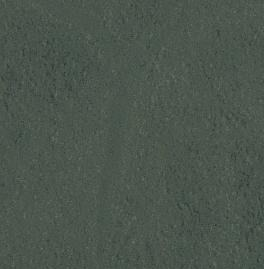
#> input picture ex03 - image processing filters/data/row-1-col-3.jpg, 264 x 269 px
$ jupyter execute --allow-errors ex03_image_processing.ipynb   (older library calls are emulated)
#> lines starting #> are read from the running program, lines starting #| are printed output that depends on the picture
# TCRP Exercício 03
# Processamento de Imagens
### **Aluno: Ramon Gomes Durães de Oliveira - Matrícula: 2019720188**

# Processamento de Imagens

Abaixo está a lista de técnicas de processamento de imagens introduzidas no seminário.

- Histograma:
    - Normalização
    - Equalização
    - Equalização Local
    - Correção Gama
    -
- Filtros de Ruído:
    - Gaussiano
    - Sal e Pimenta (mediana, maximo e minimo)
- Extração de Bordas:
    - Sobel
    - Canny (bordas localizadas e de resposta máxima)
- Local Binary Patterns (extração de informações de textura e contraste locais) + LBP Histogram
- Laplacian decomposition
- Wavelet para imagens
- Hough e detecção de formas
- Operações Morfológicas
- Transformação de Anscombe
- Filtro bilateral
- Software FIJI
- Image registration
- Invariâncias à translação, rotação e escala

Algumas destas técnicas (e outras que não foram apresentadas) foram selecionadas e aplicadas a 10 diferentes imagens do conjunto de dados fornecido. Abaixo estão os resultados.

# Carregando e Selecionando Imagens Interessantes

O código abaixo carrega 10 imagens pré-selecionadas para o trabalho. A razão para a seleção das imagens abaixo está comentada no código ao lado do nome do arquivo.

[cell 1]
from PIL import Image
import matplotlib.pyplot as plt
import numpy as np
import cv2
from skimage import feature

file_names=['./data/row-1-col-3.jpg', ## imagem com baixo contraste, contém apenas árvores.
           './data/row-5-col-1.jpg', ## duas intensidades diferentes de verde para a vegetação
           './data/row-3-col-20.jpg', ## duas áreas desmatadas em meio à área verde
           './data/row-3-col-14.jpg', ## área desmatada e duas diferentes intensidades de verde
           './data/row-3-col-16.jpg', ## imagem com uma nuvem sobre as árvores ( e sua sombra )
           './data/row-8-col-7.jpg', ## rio bem definido correndo entre as árvores
           './data/row-7-col-6.jpg', ## bordas verticais bem definidas
           './data/row-5-col-3.jpg', ## outro exemplo de imagem bem dividida
           './data/row-4-col-4.jpg', ## nascentes do rio em meio às árvores
           './data/row-8-col-3.jpg'] ## imagem quase toda desmatada

f, axarr = plt.subplots(2,5,figsize=(15,8))
image_list = []
#> (the rest of this cell did not finish here and is left out)

# Processamento de Imagens

## 1. Conversão para escala de cinza

Um ponto interessante mostrado no seminário é que a conversão para imagem em escala de cinza utiliza coeficientes que multiplicam cada canal da imagem.

$Y' = 0.2126 * R + 0.7152 * G + 0.0722 * B $

Como esta conversão é o primeiro passo para várias tarefas de processamento de imagem, alterarei os coeficientes abaixo para analisar o resultado.

#> (a cell that did not finish here is left out)

Observando os resultados considerando apenas a intensidade em cada canal de cor (red, green e blue, da esquerda para a direita):

#> (a cell that did not finish here is left out)

Nota-se que os resultados são de fato diferentes, como esperado. Apesar de os coeficientes serem pensados para que a imagem seja mais real para o olho humano, é possível que utilizar valores diferentes para a conversão para escala de cinza facilite a extração de features para uma dada imagem.

## 2. Separação de Canais

[cell 4]
img7 = Image.open('./data/row-7-col-6.jpg')
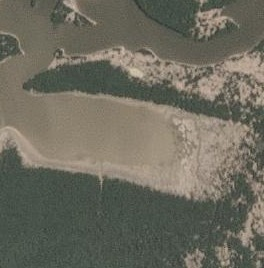
#> input picture ex03 - image processing filters/data/row-7-col-6.jpg, 264 x 268 px
#> img7 is the input picture: PIL image 264x268 RGB; mean R, G, B 109, 106.8, 94.3
img7_array = np.asarray(img7)
red_img7 = img7_array.copy()
red_img7[:,:,1] = 1
red_img7[:,:,2] = 1
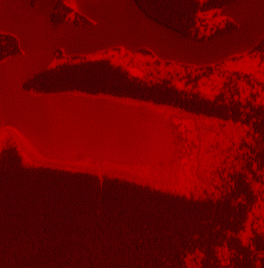
#> red_img7: shape (268, 264, 3); mean R, G, B 109, 1, 1
red_img7_array = Image.fromarray(np.uint8(red_img7))
green_img7 = img7_array.copy()
green_img7[:,:,0] = 1
green_img7[:,:,2] = 1
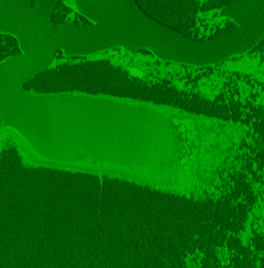
#> green_img7: shape (268, 264, 3); mean R, G, B 1, 106.8, 1
green_img7_array = Image.fromarray(np.uint8(green_img7))
blue_img7 = img7_array.copy()
blue_img7[:,:,0] = 1
blue_img7[:,:,1] = 1
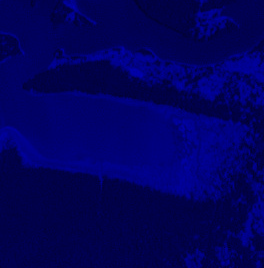
#> blue_img7: shape (268, 264, 3); mean R, G, B 1, 1, 94.3
blue_img7_array = Image.fromarray(np.uint8(blue_img7))

f, axarr = plt.subplots(1,4,figsize=(15,6))
axarr[0].imshow(img7)
axarr[1].imshow(red_img7_array)
axarr[2].imshow(green_img7_array)
axarr[3].imshow(blue_img7_array)

De forma similar, pode ser que ignorar completamente um dos canais de cores leve a resultados melhores. Nas imagens acima, nota-se que os canais vermelho e verde apresentam maior discrepância de cores entre as diferentes regiões (rio, árvores e terra) da imagem.

## 3. Equalização de Histograma

Abaixo é mostrado um exemplo de imagem com pouca variação de contraste entre áreas verdes.

[cell 5]
img2 = cv2.imread('./data/row-5-col-1.jpg', 0)
#> (the rest of this cell did not finish here and is left out)

É possível aumentar este  contraste por meio da equalização de histograma, como feito abaixo:

#> (a cell that did not finish here is left out)

Nota-se que se o objetivo é a separação das duas áreas, a equalização de histograma por si só faz a maior parte do trabalho!

## 4. Extração de Bordas: Canny

Algoritmos de extração de bordas detectam apenas as partes de interesse em uma imagem, reduzindo significativamente q quantidade de dados a ser processada. Neste exemplo, utilizamos o algoritmo de Canny, como apresentado no seminário.

[cell 7]
img6_gs = cv2.imread('./data/row-8-col-7.jpg', cv2.IMREAD_GRAYSCALE)
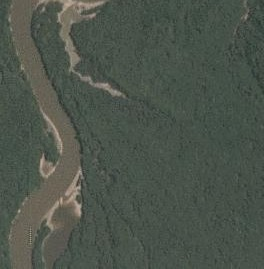
#> input picture ex03 - image processing filters/data/row-8-col-7.jpg, 264 x 269 px
#> img6_gs: shape (269, 264); min 45, max 179, mean 81.5

# Apply canny edge detector algorithm on the image to find edges
edges = cv2.Canny(img6_gs, 60,180)
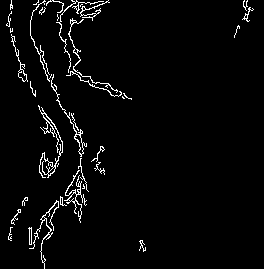
#> edges: shape (269, 264); 3.2% white in thin lines or dots

f, axarr = plt.subplots(1,2,figsize=(15,6))
axarr[0].imshow(img6_gs, cmap='gray', vmin=0, vmax=255)
axarr[1].imshow(edges, cmap='gray', vmin=0, vmax=255)

Nota-se que ele faz um bom trabalho na extração das bordas da imagem acima. Os parâmetros de threshold mínimo e máximo pára histerese podem ser ajustados de forma a melhorar ainda mais os resultados:

[cell 8]
edges2 = cv2.Canny(img6_gs, 1,255)
#> edges2: shape (269, 264); 4.4% white in thin lines or dots
edges3 = cv2.Canny(img6_gs, 10,150)
#> edges3: shape (269, 264); 11% white in thin lines or dots

f, axarr = plt.subplots(1,2,figsize=(15,6))
axarr[0].imshow(edges2, cmap='gray', vmin=0, vmax=255)
axarr[1].imshow(edges3, cmap='gray', vmin=0, vmax=255)

Os thresholds podem ser ajustados para tornar o algoritmo mais ou menos sensitivo às variações de intensidade na imagem de acordo com a aplicação.

## 5. Extração de Bordas: Sobel

#> (a cell that did not finish here is left out)

Uma outra forma de extrair bordas de imagens é utilizando filtros de Sobel. Neste caso, pode-se especificar a direção principal na qual se deseja detectar as bordas. Acima, são exibidos os resultados da aplicação dos filtros de Sobel em uma das imagens fornecidas. Percebe-se que os filtros horizontais, na direção X, são mais evidentes. Em algumas aplicações esta pode ser a direção principal de detecção de bordas.

Em outros casos, como em portões de grades, também pode ser mais eficiente detectar bordas em apenas uma das direções.

## 6. Filtragem de Ruído: Gaussiano

[cell 10]
img1 = cv2.imread('./data/row-1-col-3.jpg')
new_image2 = cv2.GaussianBlur(img1, (3, 3),0)
new_image3 = cv2.GaussianBlur(img1, (15, 15),0)

plt.figure(figsize=(15,6))
plt.subplot(131), plt.imshow(cv2.cvtColor(img1, cv2.COLOR_HSV2RGB)),plt.title('Original')
plt.xticks([]), plt.yticks([])
plt.subplot(132), plt.imshow(cv2.cvtColor(new_image2, cv2.COLOR_HSV2RGB)),plt.title('Gaussian 3x3 Filter')
plt.xticks([]), plt.yticks([])
plt.subplot(133), plt.imshow(cv2.cvtColor(new_image3, cv2.COLOR_HSV2RGB)),plt.title('Gaussian 15x15 Filter')
plt.xticks([]), plt.yticks([])
plt.show()

O efeito do filtro Gaussiano é mostrado nas imagens acima. Estas imagens foram escolhidas para mostrar a importância da aplicação das técnicas corretas de acordo com o efeito desejado. Neste caso, nota-se que a imagem, que antes já continha pouca variação de intensidade, contém ainda menos após a aplicação de um filtro gaussiano.

Em um contexto de separação de bordas, por exemplo, o filtro gaussiano bem utilizado pode suavizar bordas menos importantes, aumentando a robustez da detecção de bordas. Neste caso, entretanto, a aplicação cega de um filtro gaussiano apenas piora a situação.

## 7. Filtragem de Ruído: Sal e Pimenta

Diferente do filtro Gaussiano, o filtro de Mediana calcula substitui o pixel pela intensidade mediana de sua vizinhança. Isso o torna melhor que o filtro Gaussiano em algumas ocasiões, como para filtrar ruído de sal e pimenta. Abaixo está uma aplicação deste filtro em uma das imagens fornecidas.

[cell 11]
img10 = cv2.imread('./data/row-8-col-3.jpg')
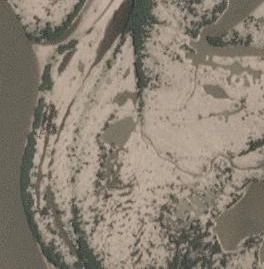
#> input picture ex03 - image processing filters/data/row-8-col-3.jpg, 264 x 269 px
#> img10 is the input picture: shape (269, 264, 3); mean B, G, R 113.9, 127.7, 137.6
img10 = cv2.cvtColor(img10, cv2.COLOR_BGR2HSV)
#> img10: shape (269, 264, 3); mean H, S, V 19.4, 44, 137.9
new_image2 = cv2.medianBlur(img10, 3)
#> new_image2: shape (269, 264, 3); mean H, S, V 19.4, 43.8, 138.1
new_image3 = cv2.medianBlur(img10, 9)
#> new_image3: shape (269, 264, 3); mean H, S, V 19.2, 43.4, 138.7

plt.figure(figsize=(15,6))
plt.subplot(131), plt.imshow(cv2.cvtColor(img10, cv2.COLOR_HSV2RGB)),plt.title('Original')
plt.xticks([]), plt.yticks([])
plt.subplot(132), plt.imshow(cv2.cvtColor(new_image2, cv2.COLOR_HSV2RGB)),plt.title('Median 3x3 Filter')
plt.xticks([]), plt.yticks([])
plt.subplot(133), plt.imshow(cv2.cvtColor(new_image3, cv2.COLOR_HSV2RGB)),plt.title('Median 9x9 Filter')
plt.xticks([]), plt.yticks([])
plt.show()
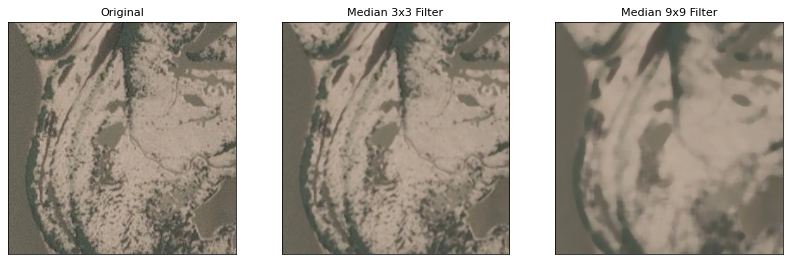
#> figure drawn by matplotlib, 3 panels

Nota-se que quanto maior a máscara utilizada, mais borrada é a imagem de saída. Porém, este filtro não apenas torna a imagem mais borrada como também remove pequenas pontos de intensidade muito diferente de sua vizinhança.

Entre as imagens fornecidas, a imagem acima é a que mais se assemelha com uma imagem que teria ruído do tipo "sal e pimenta", pois há várias pequanas áreas de floresta ao longo da área desmatada.

Em uma aplicação na qual deseja-se contabilizar a área desmatada total, pode-se desejar contar esta área com poucas árvores como já desmatada. Neste caso, o filtro de mediana ajudaria a remover estas regiões antes da contabilização das áreas!

## 8. Local Binary Patterns

Tentaremos agora separar as texturas da floresta e da área desmatada utilizando LBP (local binary patterns). Extrairei dois patches da imagem abaixo:

#> (a cell that did not finish here is left out)

#> (a cell that did not finish here is left out)

#> (a cell that did not finish here is left out)

Utilizando as duas amostras acima, calcularemos o histograma do seu local binary pattern.

[cell 15]
class LocalBinaryPatterns:
    def __init__(self, numPoints, radius):
#> called with numPoints = 8, radius = 8
        self.numPoints = numPoints
#> self.numPoints = 8
        self.radius = radius
    def describe(self, image, eps=1e-7):
        lbp = feature.local_binary_pattern(image, self.numPoints,
            self.radius, method="uniform")
        (hist, _) = np.histogram(lbp.ravel(),
            bins=np.arange(0, self.numPoints + 3),
            range=(0, self.numPoints + 2))
        hist = hist.astype("float")
        hist /= (hist.sum() + eps)
        return hist

desc = LocalBinaryPatterns(8, 8)
data = []
labels = []

#> (the rest of this cell did not finish here and is left out)

Percebe-se a diferença evidente entre os histogramas do padrões binários locais destes dois padrões: floresta nativa e desmatada. Tendo estes padrões em mãos, tem-se basicamente um conjunto de treinamento no qual pode-se treinar um classificador para distinguir novas amostras de acordo com o histograma com o qual se parecem mais.

## 9. Template Matching

Neste exemplo de template matching, vamos extrair manualmente a nuvem da imagem abaixo e tentar utilizar template matching para identificá-la.

[cell 16]
img5 = cv2.imread('./data/row-3-col-16.jpg', 0)
#> (the rest of this cell did not finish here and is left out)

Agora tentaremos utilizar o template matching da biblioteca scikit-image para identificar esta nuvem na imagem.

#> (a cell that did not finish here is left out)

Nota-se que, neste exemplo simples, foi possível reconhecer exatamente onde está a nuvem na foto. É claro que este é um exemplo de aplicação simples, mas é possível utilizar esta técnica com sucesso, por exemplo, em indústrias para identificar dígitos de formato pré-conhecido em imagens.

O problema desta técnica, utilizada de maneira tão ingênua, é a falta de invariância. Uma solução para aumentar a robustez da técnica seria utilizar janela deslizante com diversos tamanhos de janela.

## 10. K-Means

Indo um pouco mais longe, outra forma de realizar segmentação de imagens é utilizando o algoritmo de clusterização K-Means, citado em sala de aula. Na imagem abaixo, tentaremos separar floresta de área desmatada utilizando um K-Means com K=2.

[cell 18]
# Carregando a imagem
img8 = cv2.imread('./data/row-5-col-3.jpg')
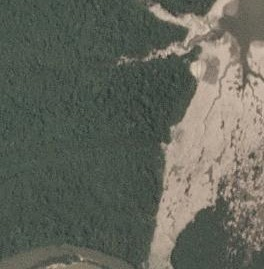
#> input picture ex03 - image processing filters/data/row-5-col-3.jpg, 264 x 269 px
#> img8 is the input picture: shape (269, 264, 3); mean B, G, R 90.9, 101.6, 99.4
img8 = cv2.cvtColor(img8, cv2.COLOR_BGR2RGB)

# Transformando em 2D
pixel_values = img8.reshape((-1, 3))
pixel_values = np.float32(pixel_values)

# Definindo parâmetros do K-means
criteria = (cv2.TERM_CRITERIA_EPS + cv2.TERM_CRITERIA_MAX_ITER, 100, 0.2)
k = 2
_, labels, (centers) = cv2.kmeans(pixel_values, k, None, criteria, 10, cv2.KMEANS_RANDOM_CENTERS)
#> centers = [[77.23, 84.86, 75.47], [170.5, 155.5, 140.6]]

# Mapeando as cores de cada pixel para a cor do cluster ao qual pertencem
centers = np.uint8(centers)
#> centers = [[77, 84, 75], [170, 155, 140]]
labels = labels.flatten()
segmented_image = centers[labels.flatten()]

# Retornando a imagem a sua forma original
segmented_image = segmented_image.reshape(img8.shape)
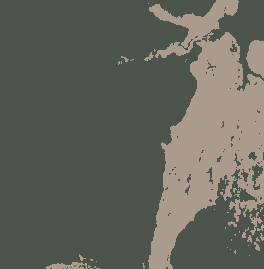
#> segmented_image: shape (269, 264, 3); mean R, G, B 99.1, 100.9, 90.4

# Plotando o resultado
f, axarr = plt.subplots(1,2,figsize=(15,6))
axarr[0].imshow(img8)
axarr[0].set_title('Imagem Original')
axarr[1].imshow(segmented_image)
axarr[1].set_title('Imagem Segmentada');
